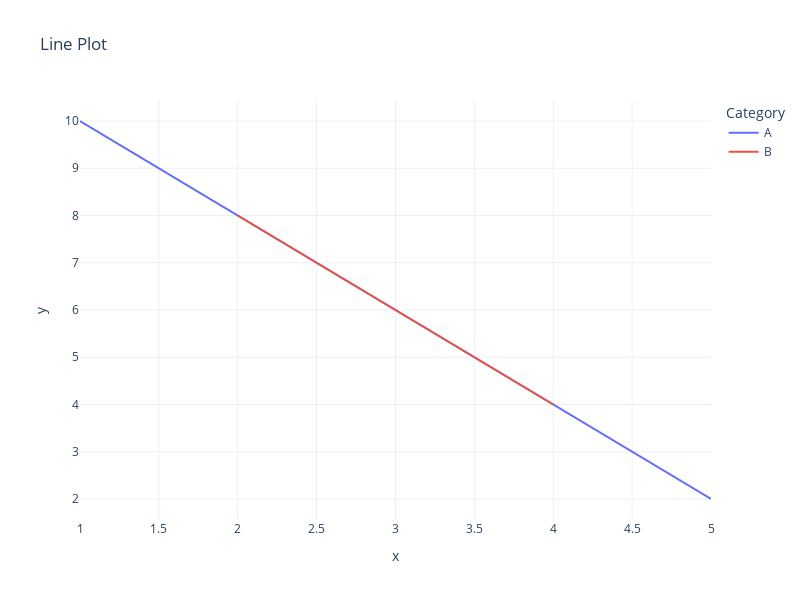

Notebook code for this chart:
### Markdown cell above
### <a id='toc1_1_3_'></a>[Line plot (`px.line`):](#toc0_)

### Code cell
fig2 = px.line(
    data,  # DataFrame or array-like: Input data
    x='x',  # str or int: Column name or index to be used as x-axis values
    y='y',  # str or int: Column name or index to be used as y-axis values
    color='category',  # str or int: Column name or index to be used for color
    line_group='category',  # str or int: Column name or index to be used for grouping lines
    hover_name='category',  # str or int: Column name or index to be used for hover labels
    hover_data=['value'],  # list, array-like: Additional columns to display in the hover tooltip
    labels={'category': 'Category'},  # dict: Dictionary specifying axis labels
    title='Line Plot',  # str: Title of the plot
    template='plotly_white',  # str: Plotly template name or Plotly.js template object
    width=800,  # int: Width of the plot in pixels
    height=600  # int: Height of the plot in pixels
)
fig2.show()

### Figure 1 — Plotly figure (JSON) as saved in the notebook; plotly's stock layout.template omitted (floating-point values rounded to 4 significant figures)
{"data": [{"customdata": [[5], [9], [2]], "hovertemplate": "<b>%{hovertext}</b><br><br>Category=A<br>x=%{x}<br>y=%{y}<br>value=%{customdata[0]}<extra></extra>", "hovertext": ["A", "A", "A"], "legendgroup": "A", "line": {"color": "#636efa", "dash": "solid"}, "marker": {"symbol": "circle"}, "mode": "lines", "name": "A", "orientation": "v", "showlegend": true, "type": "scatter", "x": [1, 3, 5], "xaxis": "x", "y": [10, 6, 2], "yaxis": "y"}, {"customdata": [[7], [3]], "hovertemplate": "<b>%{hovertext}</b><br><br>Category=B<br>x=%{x}<br>y=%{y}<br>value=%{customdata[0]}<extra></extra>", "hovertext": ["B", "B"], "legendgroup": "B", "line": {"color": "#EF553B", "dash": "solid"}, "marker": {"symbol": "circle"}, "mode": "lines", "name": "B", "orientation": "v", "showlegend": true, "type": "scatter", "x": [2, 4], "xaxis": "x", "y": [8, 4], "yaxis": "y"}], "layout": {"height": 600, "legend": {"title": {"text": "Category"}, "tracegroupgap": 0}, "title": {"text": "Line Plot"}, "width": 800, "xaxis": {"anchor": "y", "domain": [0, 1], "title": {"text": "x"}}, "yaxis": {"anchor": "x", "domain": [0, 1], "title": {"text": "y"}}}}
